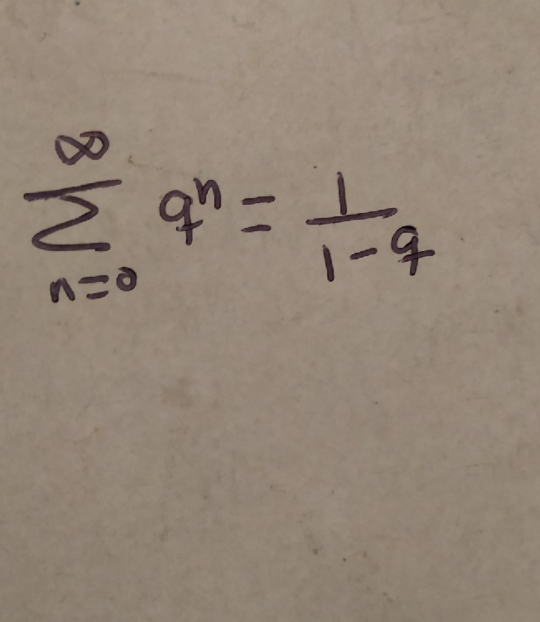
#> input picture TT/capitulo5/imageprocessor/48.jpg, 1080 x 1243 px (shown at 1/2 size)
$ python -i scriptCV.py   (imports and definitions only)
#> lines starting #> are read from the running program, lines starting #| are printed output that depends on the picture; after the words box and inside, x2 and y2 are one past the last pixel; in counts of white or black regions, pixels touching at a corner belong together
import cv2 as cv
import numpy as np
from matplotlib import pyplot as plt
from skimage import morphology
import numpy as np
import skimage
import os, sys

from skimage.filters import (threshold_otsu, threshold_niblack,
                             threshold_sauvola)
import skimage.io
from skimage.viewer import ImageViewer
from skimage.transform import resize

from enum import Enum

class ImageAlgorithm(Enum):
	OTSU = 1
	SAUVOLA = 2
class ImageProcessor:

	def __init__(self, pathImg):
#> called with pathImg = '../48.jpg'
		self.pathImg = pathImg
		self.img = cv.imread(pathImg, cv.IMREAD_GRAYSCALE)
#> self.img: shape (1243, 1080); min 0, max 164, mean 136.9

	def processBinarization(self, algorithm = ImageAlgorithm.SAUVOLA):
		if algorithm == ImageAlgorithm.SAUVOLA:
			image = skimage.io.imread(fname=self.pathImg, as_gray=True)
#> image: shape (1243, 1080) float64; min 0.01, max 0.633, mean 0.533
			thresh_sauvola = threshold_sauvola(image, window_size=51)
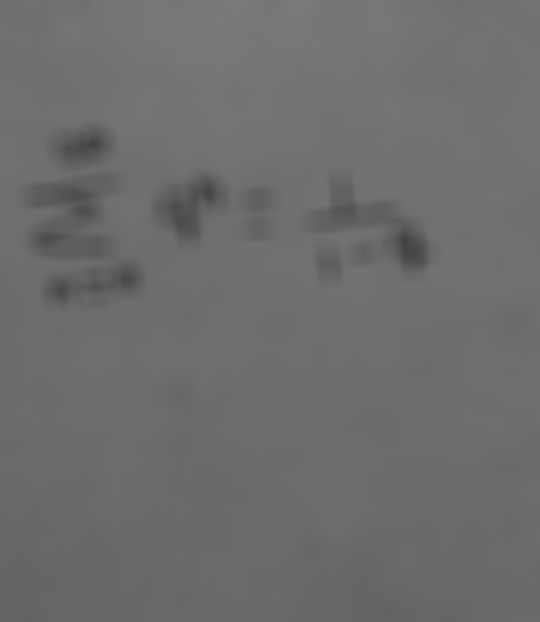
#> thresh_sauvola: shape (1243, 1080) float64 (shown at 1/2 size); min 0.251, max 0.48, mean 0.429
			self.binary_sauvola = image > thresh_sauvola
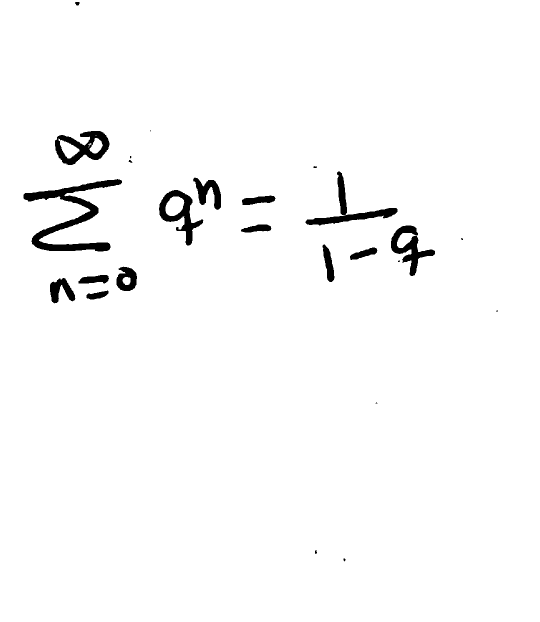
#> self.binary_sauvola: shape (1243, 1080) bool (shown at 1/2 size); 97.8% white; 25 black regions (7 under 20 px), largest, box (x1, y1, x2, y2) and area: (47, 358, 244, 503) 7381, (110, 262, 219, 330) 3494, (611, 343, 795, 451) 3433

		elif algorithm == ImageAlgorithm.OTSU:
			self.otsuBinarization()

	def otsuBinarization(self):
		blur = cv.GaussianBlur(self.img,(5,5),0)
		ret3,th3 = cv.threshold(blur,0,255,cv.THRESH_BINARY+cv.THRESH_OTSU)
		self.imgTrans = th3

		As = 640 * 480
		At = self.imgTrans.shape[0] * self.imgTrans.shape[1]

		scale_percent = (As * 100 // At)

		width = int( self.img.shape[1] * scale_percent / 100 )
		height = int( self.img.shape[0] * scale_percent / 100 )

		self.imgTrans = cv.resize(self.imgTrans, (640, 480))


	def saveImage(self, name, algorithm = ImageAlgorithm.SAUVOLA):
		if algorithm == ImageAlgorithm.SAUVOLA:
			try:
				#image_resized = resize(self.binary_sauvola, (480, 640), anti_aliasing=True)
				plt.imsave(name, self.binary_sauvola, cmap = plt.cm.gray)
			except Exception as e:
				print(e)
		elif algorithm == ImageAlgorithm.OTSU:
			try:
				cv.imwrite(name, self.imgTrans)
			except Exception as e:
				print(e)

>>> result = ImageProcessor('../48.jpg').processBinarization()
